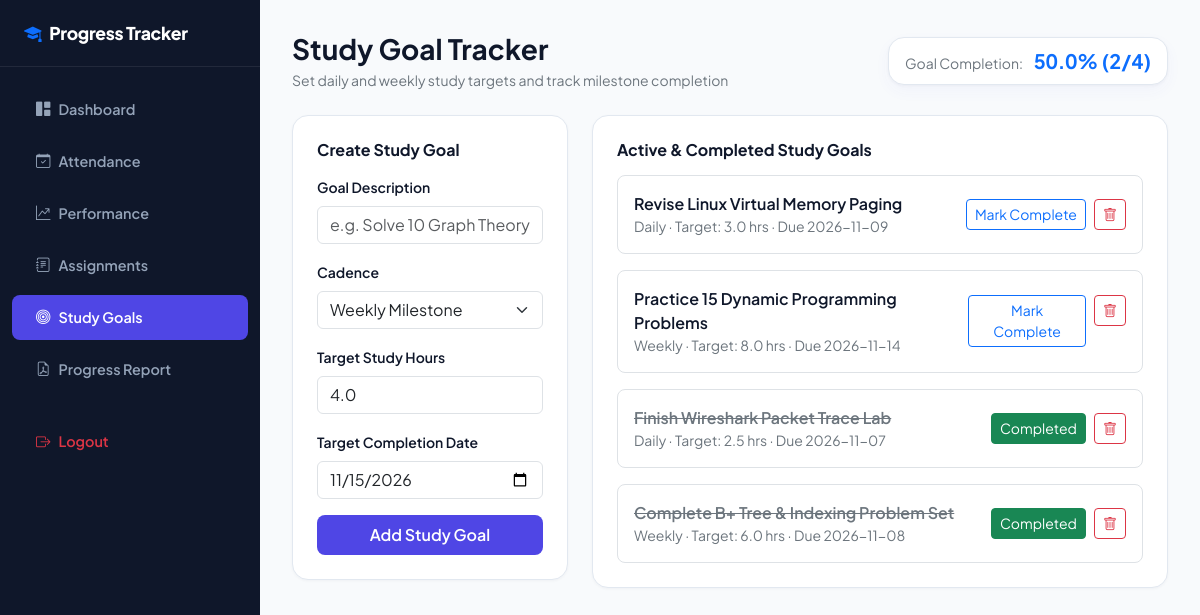
Page /goals (signed in) on the committed database.
### tables this page shows
CREATE TABLE Study_Goals (
            id INTEGER PRIMARY KEY AUTOINCREMENT,
            student_id INTEGER NOT NULL,
            title TEXT NOT NULL,
            goal_type TEXT NOT NULL DEFAULT 'Weekly',
            target_hours REAL NOT NULL DEFAULT 5,
            completed_hours REAL NOT NULL DEFAULT 0,
            target_date DATE NOT NULL,
            is_completed INTEGER NOT NULL DEFAULT 0,
            FOREIGN KEY (student_id) REFERENCES Students(id) ON DELETE CASCADE
        );

### app.py (the view, shortened to what this page needs)
@app.route("/goals", methods=["GET", "POST"])
@login_required
def goals():
    student_id = session["user_id"]
    conn = get_db_connection()
    data = get_student_summary(conn, student_id)
    conn.close()
    return render_template("goals.html", **data)

### app.py (called while the page is built)
def login_required(f):
    @wraps(f)
    def decorated_function(*args, **kwargs):
        if "user_id" not in session:
            flash("Please log in to access this page.", "warning")
            return redirect(url_for("login"))
        return f(*args, **kwargs)
    return decorated_function

### database.py (called while the page is built)
def get_db_connection():
    os.makedirs(DB_DIR, exist_ok=True)
    conn = sqlite3.connect(DB_PATH)
    conn.row_factory = sqlite3.Row
    conn.execute("PRAGMA foreign_keys = ON;")
    return conn

### templates/goals.html (shortened to what this page needs)
<!DOCTYPE html>
<html lang="en">
<head>
  <link href="https://cdn.jsdelivr.net/npm/bootstrap@5.3.3/dist/css/bootstrap.min.css" rel="stylesheet" />
  <link href="https://cdn.jsdelivr.net/npm/bootstrap-icons@1.11.3/font/bootstrap-icons.css" rel="stylesheet" />
  <link rel="stylesheet" href="{{ url_for('static', filename='css/style.css') }}" />
</head>
<body>
  <aside class="sidebar-wrapper">
    <a href="{{ url_for('dashboard') }}" class="sidebar-brand">
      <i class="bi bi-mortarboard-fill text-primary me-2"></i>Progress Tracker
    </a>
    <nav class="nav flex-column sidebar-nav mt-3">
      <a class="nav-link" href="{{ url_for('dashboard') }}"><i class="bi bi-grid-1x2-fill me-2"></i>Dashboard</a>
      <a class="nav-link" href="{{ url_for('attendance') }}"><i class="bi bi-calendar-check me-2"></i>Attendance</a>
      <a class="nav-link" href="{{ url_for('performance') }}"><i class="bi bi-graph-up-arrow me-2"></i>Performance</a>
      <a class="nav-link" href="{{ url_for('assignments') }}"><i class="bi bi-journal-text me-2"></i>Assignments</a>
      <a class="nav-link active" href="{{ url_for('goals') }}"><i class="bi bi-bullseye me-2"></i>Study Goals</a>
      <a class="nav-link" href="{{ url_for('reports') }}"><i class="bi bi-file-earmark-pdf me-2"></i>Progress Report</a>
      <a class="nav-link text-danger mt-4" href="{{ url_for('logout') }}"><i class="bi bi-box-arrow-right me-2"></i>Logout</a>
    </nav>
  </aside>
  <main class="main-content">
    <div class="d-flex justify-content-between align-items-center mb-4">
      <div>
        <h3 class="fw-bold mb-1">Study Goal Tracker</h3>
        <p class="text-secondary small mb-0">Set daily and weekly study targets and track milestone completion</p>
      </div>
      <div class="stat-card py-2 px-3">
        <span class="small text-secondary me-2">Goal Completion:</span>
        <strong class="fs-5 text-primary tabular-nums">{{ goal_completion_pct }}% ({{ completed_goals }}/{{ total_goals }})</strong>
      </div>
    </div>
    <div class="row g-4">
      <div class="col-lg-4">
        <div class="card-custom p-4">
          <h6 class="fw-bold mb-3">Create Study Goal</h6>
          <form method="POST" action="{{ url_for('goals') }}" class="needs-validation" novalidate>
            <div class="mb-3">
              <label class="form-label small fw-semibold">Goal Description</label>
              <input type="text" name="title" class="form-control" placeholder="e.g. Solve 10 Graph Theory Problems" required />
            </div>
            <div class="mb-3">
              <label class="form-label small fw-semibold">Cadence</label>
              <select name="goal_type" class="form-select">
                <option value="Weekly" selected>Weekly Milestone</option>
              </select>
            </div>
            <div class="mb-3">
              <label class="form-label small fw-semibold">Target Study Hours</label>
              <input type="number" step="0.5" min="0.5" name="target_hours" value="4.0" class="form-control" required />
            </div>
            <div class="mb-3">
              <label class="form-label small fw-semibold">Target Completion Date</label>
              <input type="date" name="target_date" value="2026-11-15" class="form-control" required />
            </div>
            <button type="submit" class="btn btn-indigo w-100 py-2">Add Study Goal</button>
          </form>
        </div>
      </div>
      <div class="col-lg-8">
        <div class="card-custom p-4">
          <h6 class="fw-bold mb-3">Active & Completed Study Goals</h6>
          <div class="vstack gap-3">
            {% for goal in goals_rows %}
              <div class="p-3 border rounded-3 d-flex justify-content-between align-items-center">
                <div>
                  <div class="fw-semibold {{ 'text-decoration-line-through text-secondary' if goal.is_completed == 1 else '' }}">
                    {{ goal.title }}
                  </div>
                  <div class="small text-secondary">
                    {{ goal.goal_type }} · Target: {{ goal.target_hours }} hrs · Due {{ goal.target_date }}
                  </div>
                </div>
                <div class="d-flex gap-2">
                  <form method="POST" action="{{ url_for('goals') }}">
                    <button type="submit" class="btn btn-sm {{ 'btn-success' if goal.is_completed == 1 else 'btn-outline-primary' }}">
                      {{ 'Completed' if goal.is_completed == 1 else 'Mark Complete' }}
                    </button>
                  </form>
                  <form method="POST" action="{{ url_for('goals') }}">
                    <button type="submit" class="btn btn-sm btn-outline-danger">
                      <i class="bi bi-trash"></i>
                    </button>
                  </form>
                </div>
              </div>
            {% endfor %}
          </div>
        </div>
      </div>
    </div>
  </main>
</body>
</html>

### static/css/style.css (style rules this page uses)
:root { --primary-indigo: #4f46e5; --primary-indigo-dark: #3525cd; --emerald-green: #10b981; --amber-warn: #f59e0b; --crimson-danger: #ba1a1a; --slate-bg: #f8fafc; --slate-card: #ffffff; --slate-text: #0f172a; --slate-muted: #64748b; --border-light: #e2e8f0; }
body { font-family: 'Plus Jakarta Sans', -apple-system, BlinkMacSystemFont, 'Segoe UI', Roboto, sans-serif; background-color: var(--slate-bg); color: var(--slate-text); min-height: 100vh; }
.sidebar-wrapper { width: 260px; min-height: 100vh; background-color: #0f172a; color: #f8fafc; position: fixed; top: 0; left: 0; z-index: 1000; transition: transform 0.2s ease; }
.sidebar-brand { padding: 1.25rem 1.5rem; border-bottom: 1px solid rgba(255, 255, 255, 0.08); font-weight: 800; font-size: 1.1rem; letter-spacing: -0.02em; color: #ffffff; text-decoration: none; display: block; }
.sidebar-nav .nav-link { color: #94a3b8; padding: 0.75rem 1.5rem; font-weight: 600; font-size: 0.9rem; border-radius: 0.5rem; margin: 0.2rem 0.75rem; transition: all 0.15s ease; }
.sidebar-nav .nav-link:hover, .sidebar-nav .nav-link.active { background-color: var(--primary-indigo); color: #ffffff; }
.main-content { margin-left: 260px; padding: 2rem; }
.stat-card { background: var(--slate-card); border: 1px solid var(--border-light); border-radius: 1rem; padding: 1.25rem 1.5rem; box-shadow: 0 1px 3px rgba(15, 23, 42, 0.04), 0 6px 16px rgba(79, 70, 229, 0.04); transition: transform 0.15s ease; }
.card-custom { background: var(--slate-card); border: 1px solid var(--border-light); border-radius: 1rem; box-shadow: 0 1px 3px rgba(15, 23, 42, 0.04); }
.tabular-nums { font-variant-numeric: tabular-nums; }
.btn-indigo { background-color: var(--primary-indigo); color: #ffffff; font-weight: 600; border-radius: 0.5rem; border: none; }

### rows in the picture
Study_Goals: title "Revise Linux Virtual Memory Paging", goal_type "Daily", target_hours "3.0", target_date "2026-11-09", is_completed "Mark Complete"
Study_Goals: title "Practice 15 Dynamic Programming Problems", goal_type "Weekly", target_hours "8.0", target_date "2026-11-14", is_completed "Mark Complete"
Study_Goals: title "Finish Wireshark Packet Trace Lab", goal_type "Daily", target_hours "2.5", target_date "2026-11-07", is_completed "Completed"
Study_Goals: title "Complete B+ Tree & Indexing Problem Set", goal_type "Weekly", target_hours "6.0", target_date "2026-11-08", is_completed "Completed"

### other values in the picture
{{ goal_completion_pct }} "50.0"
{{ completed_goals }} "2"
{{ total_goals }} "4"
